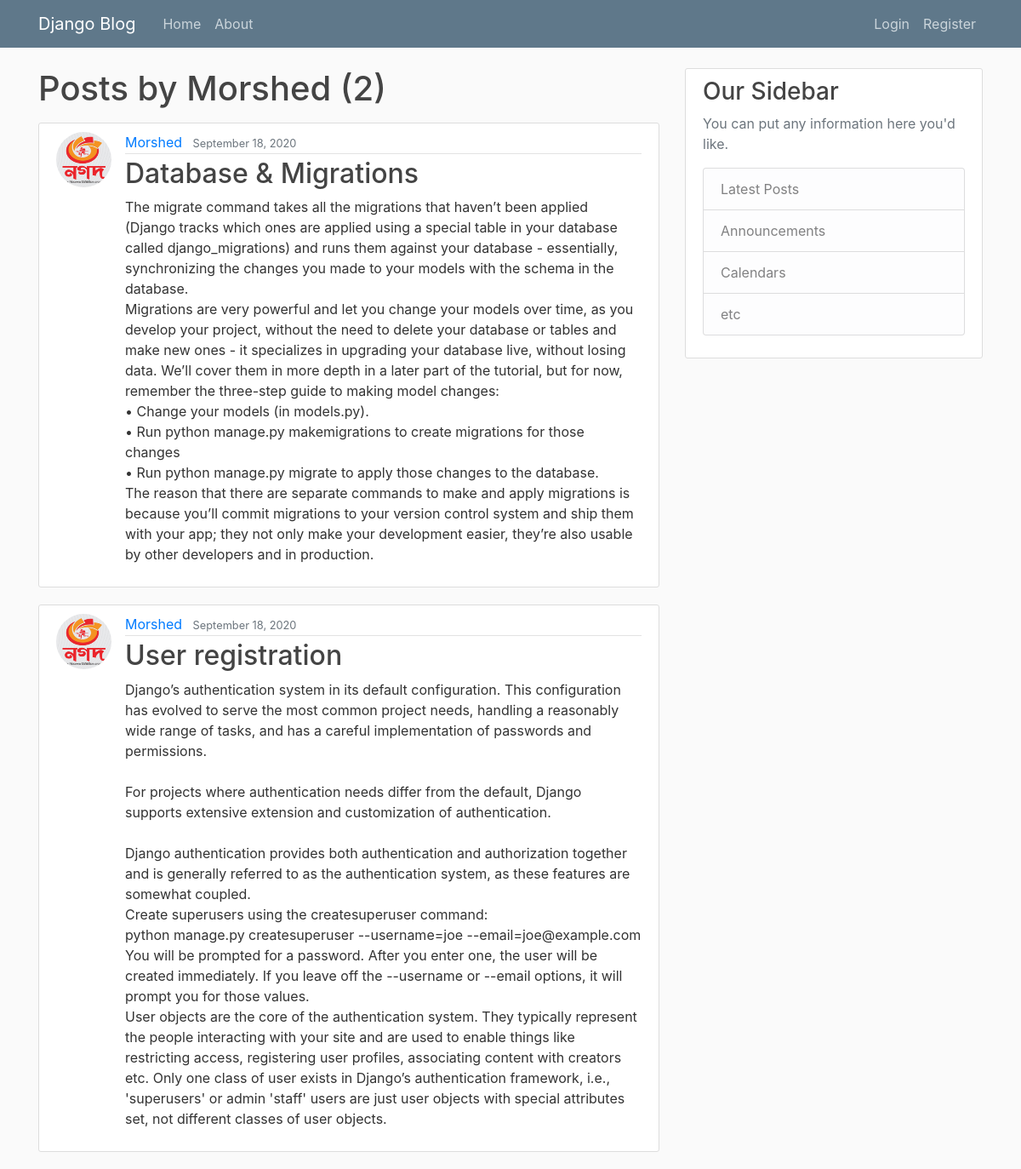
The page /user/Morshed on the database its author committed.
### blog/models.py (models this page shows, shortened)
class Post(models.Model):
	title = models.CharField(max_length=100)
	content = models.TextField()
	date_posted = models.DateTimeField(default=timezone.now)
	author = models.ForeignKey(User, on_delete=models.CASCADE)

### users/models.py (models this page shows, shortened)
class Profile(models.Model):
	user = models.OneToOneField(User, on_delete= models.CASCADE)
	image = models.ImageField(default='default.jpg', upload_to='profile_pics')

### blog/views.py (the view)
# urls.py: path('user/<str:username>', UserPostListView.as_view(), name='user-posts'),
class UserPostListView(ListView):
	model = Post
	template_name = 'blog/user_posts.html'  # <app>/<model>_<viewtype>.html
	context_object_name = 'posts'
	paginate_by = 3
	def get_queryset(self):
		user = get_object_or_404(User, username=self.kwargs.get('username'))
		return Post.objects.filter(author=user).order_by('-date_posted')

### blog/templates/blog/user_posts.html (shortened to what this page needs)
{% extends "blog/base.html" %}
{% block content %}
	<h1 class="mb-3">Posts by {{ view.kwargs.username }} ({{ page_obj.paginator.count }})</h1>
	{% for post in posts %}
		<article class="media content-section">
		  <img class="rounded-circle article-img" src="{{ post.author.profile.image.url }}">
		  <div class="media-body">
		    <div class="article-metadata">
		      <a class="mr-2" href="{% url 'user-posts' post.author.username %}">{{ post.author }}</a>
		      <small class="text-muted">{{ post.date_posted|date:"F d, Y" }}</small>
		    </div>
		    <h2><a class="article-title" href="{% url 'post-detail' post.id %}">{{ post.title }}</a></h2>
		    <p class="article-content">{{ post.content }}</p>
		  </div>
		</article>
	{% endfor %}
{% endblock content %}

### blog/static/blog/main.css (style rules this page uses)
body { background: #fafafa; color: #333333; margin-top: 5rem; }
h1, h2, h3, h4, h5, h6 { color: #444444; }
.content-section { background: #ffffff; padding: 10px 20px; border: 1px solid #dddddd; border-radius: 3px; margin-bottom: 20px; }
.article-title { color: #444444; }
.article-content { white-space: pre-line; }
.article-img { height: 65px; width: 65px; margin-right: 16px; }
.article-metadata { padding-bottom: 1px; margin-bottom: 4px; border-bottom: 1px solid #e3e3e3 }

### rows shown on the page
Post: author.profile.image (picture), author "Morshed", date_posted "September 18, 2020", title "Database & Migrations", content "The migrate command takes all the migrations that haven’t been applied (Django tracks which ones are applied using a special table in your database called django_migrations) and runs them against your database - essentially, synchronizing the changes you made to your models with the schema in the database. Migrations are very powerful and let you change your models over time, as you develop your project, without the need to delete your database or tables and make new ones - it specializes in upgrading your database live, without losing data. We’ll cover them in more depth in a later part of the tutorial, but for now, remember the three-step guide to making model changes: • Change your…"
Post: author.profile.image (picture), author "Morshed", date_posted "September 18, 2020", title "User registration", content "Django’s authentication system in its default configuration. This configuration has evolved to serve the most common project needs, handling a reasonably wide range of tasks, and has a careful implementation of passwords and permissions. For projects where authentication needs differ from the default, Django supports extensive extension and customization of authentication. Django authentication provides both authentication and authorization together and is generally referred to as the authentication system, as these features are somewhat coupled. Create superusers using the createsuperuser command: python manage.py createsuperuser --username=joe --email=joe@example.com You will be prompted…"

### other values the page prints
{{ view.kwargs.username }} "Morshed"
{{ page_obj.paginator.count }} "2"
